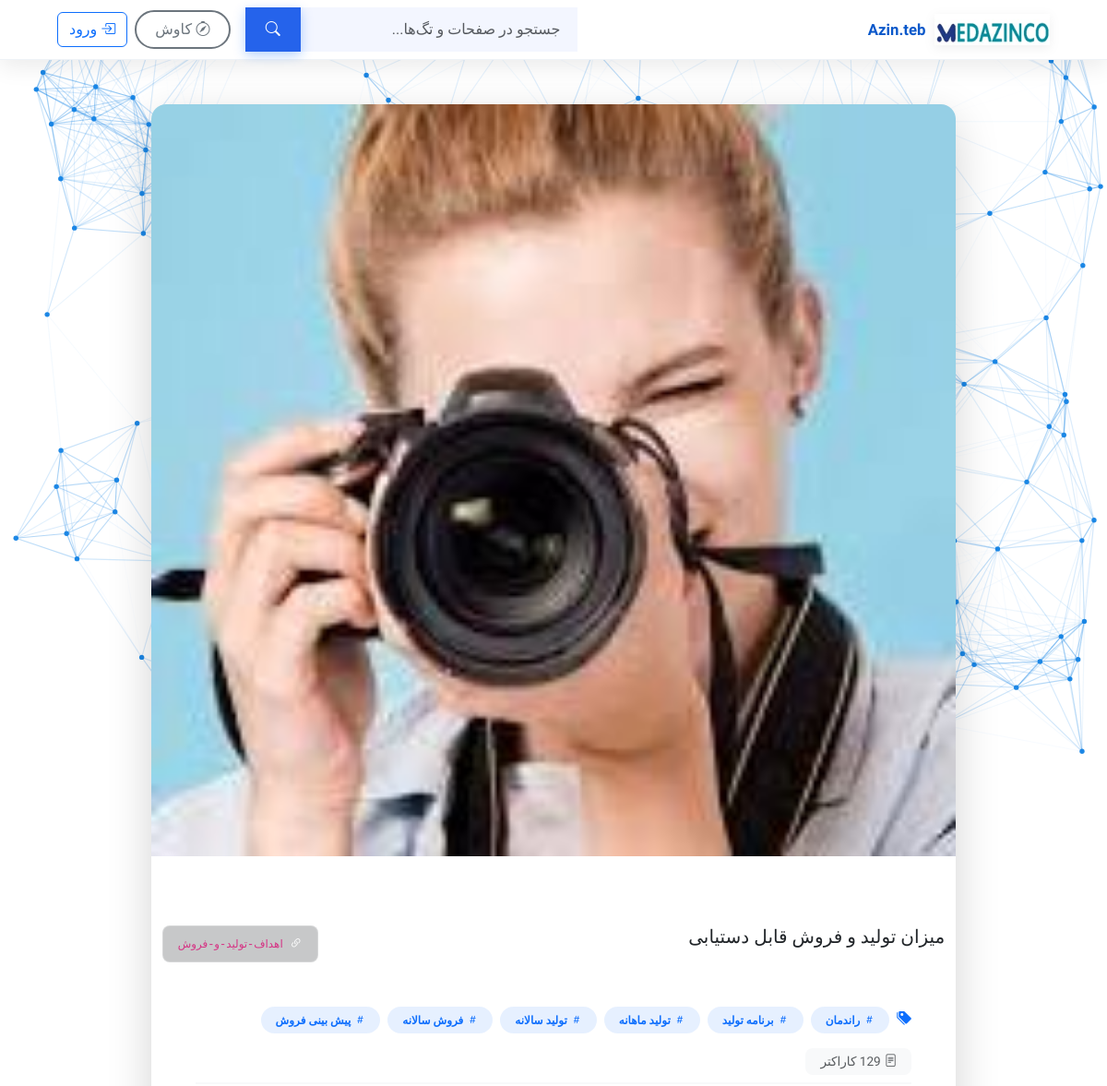
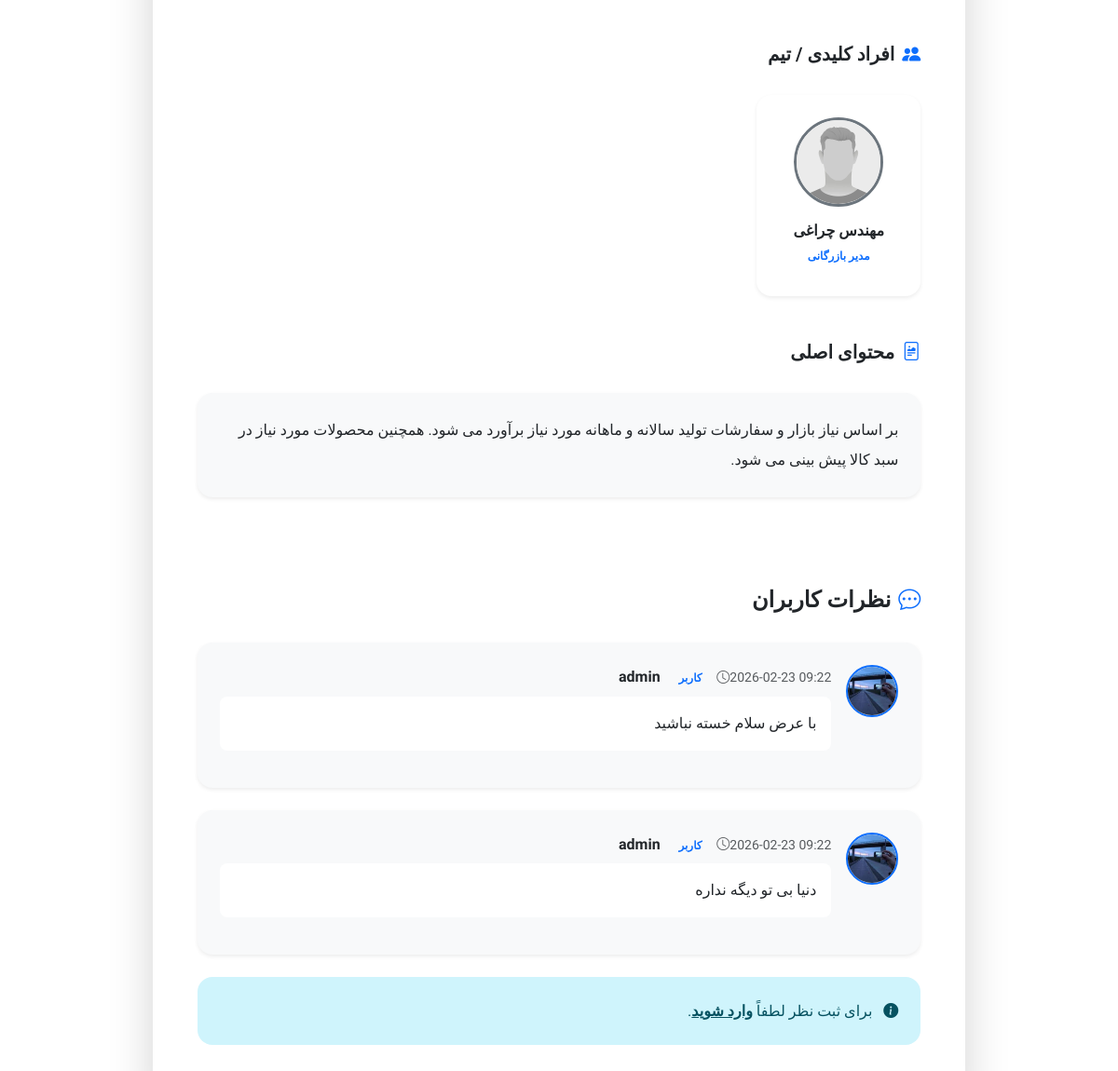
The page /page/اهداف-تولید-و-فروش on the database its author committed (2 pictures, top to bottom).
### app/models.py (models this page shows, shortened)
class Page(db.Model):
    __tablename__ = 'page'
    id = db.Column(db.Integer, primary_key=True)
    slug = db.Column(db.String(255), unique=True, nullable=False, index=True)
    title = db.Column(db.String(255))
    subtitle = db.Column(db.String(512))
    excerpt = db.Column(db.Text)
    tags = db.Column(db.String(1000))          # comma-separated or JSON
    feature_image = db.Column(db.String(255))
    gallery = db.Column(db.Text)               # JSON list of filenames
    videos = db.Column(db.Text)                # JSON list of filenames
    personnel = db.Column(db.Text)             # JSON list of dicts
    content = db.Column(db.Text)               # محتوای اصلی (Markdown/HTML)
    created_at = db.Column(db.DateTime, default=datetime.utcnow)
    updated_at = db.Column(db.DateTime, default=datetime.utcnow, onupdate=datetime.utcnow)
    user_id = db.Column(db.Integer, db.ForeignKey('user.id'), nullable=True)
    user = db.relationship('User', backref='pages')
    def get_gallery(self) -> List[str]:
        if not self.gallery:
            return []
        try:
            return json.loads(self.gallery)
        except (json.JSONDecodeError, TypeError, ValueError):
            return []
    def get_videos(self) -> List[str]:
        if not self.videos:
            return []
        try:
            return json.loads(self.videos)
        except (json.JSONDecodeError, TypeError, ValueError):
            return []
    def get_personnel(self) -> List[Dict[str, Any]]:
        if not self.personnel:
            return []
        try:
            data = json.loads(self.personnel)
            if isinstance(data, list):
                return [
                    item if isinstance(item, dict) else {}
                    for item in data
                ]
            return []
        except (json.JSONDecodeError, TypeError, ValueError):
            return []

class Comment(db.Model):
    __tablename__ = 'comment'
    id = db.Column(db.Integer, primary_key=True)
    page = db.Column(db.String(300), nullable=False, index=True)
    user_id = db.Column(db.Integer, ForeignKey('user.id'), nullable=False)
    parent_id = db.Column(db.Integer, ForeignKey('comment.id'), nullable=True)
    content = db.Column(db.Text, nullable=False)
    created_at = db.Column(db.DateTime, default=datetime.utcnow)
    edited_at = db.Column(db.DateTime, nullable=True)
    deleted = db.Column(db.Boolean, default=False)
    deleted_at = db.Column(db.DateTime, nullable=True)
    user = relationship('User', back_populates='comments')
    children = relationship('Comment', backref=backref('parent', remote_side=[id]), cascade='all, delete-orphan')

class User(db.Model, UserMixin):
    __tablename__ = 'user'
    id = db.Column(db.Integer, primary_key=True)
    username = db.Column(db.String(150), unique=True, nullable=False)
    email = db.Column(db.String(150), unique=True, nullable=False)
    password = db.Column(db.String(200), nullable=False)
    full_name = db.Column(db.String(150))
    bio = db.Column(db.Text)
    role = db.Column(db.String(50), default='user')
    avatar = db.Column(db.String(200), default='default_avatar.png')
    created_at = db.Column(db.DateTime, default=datetime.utcnow)
    comments = relationship('Comment', back_populates='user', cascade='all, delete-orphan')

### app/blueprints/wiki/routes.py (the view)
@wiki_bp.route('/page/<path:page_name>', methods=['GET'], endpoint='view_page')
def view_page(page_name: str):
    page = Page.query.filter_by(slug=page_name).first()
    if not page:
        flash('صفحه یافت نشد', 'danger')
        return redirect(url_for('wiki.index'))
    gallery = page.get_gallery() or []
    videos = page.get_videos() or []
    personnel = page.get_personnel() or []
    feature_image_url = url_for('wiki.uploaded_file', filename=page.feature_image) if page.feature_image else None
    root_comments = []
    if Comment is not None:
        try:
            comments = Comment.query.filter_by(
                page=page_name,
                deleted=False
            ).order_by(Comment.created_at.asc()).all()
            for c in comments:
                _ = c.user
            children_map = {}
            for c in comments:
                if c.parent_id not in children_map:
                    children_map[c.parent_id] = []
                children_map[c.parent_id].append(c)
            root_comments = children_map.get(None, [])
            for c in comments:
                c.children = children_map.get(c.id, [])
        except Exception:
            current_app.logger.exception("خطا در دریافت کامنت‌ها برای صفحه %s", page_name)
            root_comments = []
    return render_template(
        'page.html',
        page=page,
        page_name=page_name,
        title=page.title,
        subtitle=page.subtitle,
        content=page.content,
        tags=page.tags.split(',') if page.tags else [],
        feature_image=page.feature_image,  # اضافه شد
        feature_image_url=feature_image_url,
        gallery=gallery,
        videos=videos,
        personnel=personnel,
        excerpt=page.excerpt,
        root_comments=root_comments
    )

### app/templates/page.html (shortened to what this page needs)
{% extends "base.html" %}
{% block content %}
<div class="container py-5">
  <div class="row">
    <div class="col-xl-10 mx-auto">
      <article class="card border-0 rounded-4 overflow-hidden shadow-lg" data-aos="fade-up">
        {% if feature_image %}
        <div class="position-relative hero-wrapper" data-aos="fade-down">
          <img src="{{ feature_image_url }}" alt="{{ title or page_name }}" class="w-100 hero-img" loading="lazy">
          <div class="hero-content container">
            <div class="row align-items-end">
              <div class="col-md-9">
                <h1 class="display-4 fw-bold text-white mb-2 animate__animated animate__fadeInUp">{{ title or page_name }}</h1>
                {% if subtitle %}
                  <p class="h5 text-white-75 mb-3 animate__animated animate__fadeInUp animate__delay-1s">{{ subtitle }}</p>
                {% endif %}
              </div>
              <div class="col-md-3 text-md-end mt-4 mt-md-0">
                <div class="d-inline-block bg-dark bg-opacity-25 backdrop-blur px-3 py-2 rounded-3 small text-white border border-white border-opacity-25">
                  <i class="bi bi-link-45deg me-1"></i> <code>{{ page_name }}</code>
                </div>
              </div>
            </div>
          </div>
        </div>
        {% endif %}
        <div class="card-body p-4 p-lg-5">
          <div class="d-flex flex-wrap justify-content-between align-items-center gap-3 mb-5 pb-2 border-bottom border-2 border-light">
            <div class="d-flex align-items-center gap-2 flex-wrap">
              {% set effective_tags = tags or (page_meta.tags.split(',')|map('trim')|list if page_meta and page_meta.tags else []) %}
              {% if effective_tags %}
                <div class="d-flex flex-wrap gap-2">
                  <i class="bi bi-tags-fill text-primary"></i>
                  {% for t in effective_tags %}
                    <a href="{{ url_for('wiki.discover', tag=t) }}" class="badge rounded-pill bg-primary bg-opacity-10 text-primary px-3 py-2 text-decoration-none hover-scale">
                      <i class="bi bi-hash me-1"></i>{{ t }}
                    </a>
                  {% endfor %}
                </div>
              {% endif %}
            </div>
            <div class="d-flex gap-3 small text-muted align-items-center">
              <div class="bg-light px-3 py-1 rounded-3"><i class="bi bi-file-text me-1"></i>{{ content|striptags|length }} کاراکتر</div>
            </div>
          </div>
          {% if personnel and personnel|length > 0 %}
          <section class="mb-5" data-aos="fade-up">
            <h5 class="mb-4 fw-bold text-dark section-title position-relative pb-2"><i class="bi bi-people-fill me-2 text-primary"></i>افراد کلیدی / تیم</h5>
            <div class="row g-4">
              {% for p in personnel %}
              <div class="col-sm-6 col-lg-4 col-xl-3" data-aos="zoom-in" data-aos-delay="{{ loop.index * 50 }}">
                <div class="card h-100 border-0 shadow-sm hover-lift rounded-4 overflow-hidden">
                  <div class="card-body text-center p-4">
                    <div class="position-relative mb-3">
                      <div class="avatar-wrapper mx-auto">
                        {% if p.avatar %}
                          <img src="{{ url_for('wiki.uploaded_file', filename=p.avatar) }}" alt="{{ p.name or 'عضو تیم' }}" class="rounded-circle border border-3 border-primary object-fit-cover" width="96" height="96">
                        {% else %}
                          <img src="{{ url_for('static', filename='images/avatar.png') }}" alt="default" class="rounded-circle border border-3 border-secondary object-fit-cover" width="96" height="96">
                        {% endif %}
                        <span class="status-dot bg-success position-absolute bottom-0 end-0 rounded-circle border border-2 border-white"></span>
                      </div>
                    </div>
                    <h6 class="fw-bold mb-1">{{ p.name or p.username or '—' }}</h6>
                    {% if p.role %}<span class="badge bg-primary-soft text-primary mb-2">{{ p.role }}</span>{% endif %}
                  </div>
                </div>
              </div>
              {% endfor %}
            </div>
          </section>
          {% endif %}
          <section class="content-body mb-5 lh-lg" data-aos="fade-up">
            <h5 class="mb-4 fw-bold text-dark section-title position-relative pb-2"><i class="bi bi-file-richtext me-2 text-primary"></i>محتوای اصلی</h5>
            <div class="card border-0 bg-light p-4 rounded-4 shadow-sm">
              {{ content | safe }}
            </div>
          </section>
          <section id="comments" class="mt-5" data-aos="fade-up">
            <h4 class="mb-4 fw-bold text-dark section-title position-relative pb-2"><i class="bi bi-chat-dots me-2 text-primary"></i>نظرات کاربران</h4>
            <div id="comments-list" class="mb-4">
  {% if root_comments %}
    {% for c in root_comments %}
      {% if not c.deleted %}
        <div class="comment mb-4 p-4 border-0 bg-light rounded-4 shadow-sm hover-shadow" id="comment-{{ c.id }}" data-aos="fade-up" data-aos-delay="{{ loop.index * 30 }}">
          <div class="d-flex align-items-start gap-3">
            <img src="{% if c.user.avatar %}{{ url_for('wiki.uploaded_file', filename=c.user.avatar) }}{% else %}{{ url_for('static', filename='images/avatar.png') }}{% endif %}"
                 alt="{{ c.user.username }}"
                 class="rounded-circle border border-2 border-primary object-fit-cover"
                 width="56" height="56"
                 onerror="this.onerror=null; this.src='{{ url_for('static', filename='images/avatar.png') }}'">
            <div class="flex-grow-1">
              <div class="d-flex flex-wrap justify-content-between align-items-center mb-2">
                <div>
                  <strong class="text-dark fs-6">{{ c.user.username }}</strong>
                  <span class="badge bg-primary-soft text-primary me-2">کاربر</span>
                  <small class="text-muted"><i class="bi bi-clock me-1"></i>{{ c.created_at.strftime('%Y-%m-%d %H:%M') }}</small>
                </div>
              </div>
              <div class="comment-body mb-3 p-3 bg-white rounded-3">{{ c.content | safe | replace('\n', '<br>') }}</div>
            </div>
          </div>
        </div>
      {% endif %}
    {% endfor %}
  {% else %}
    <div class="alert alert-light border text-center py-5 rounded-4">
      <i class="bi bi-chat-dots display-1 text-muted mb-3"></i>
      <p class="h5 text-muted">هنوز نظری ثبت نشده است. اولین نظر را شما بنویسید!</p>
    </div>
  {% endif %}
</div>
            {% if current_user.is_authenticated %}
            <div class="card border-0 shadow-sm rounded-4 p-4 bg-gradient-light">
              <form id="comment-form" action="{{ url_for('wiki.add_comment', page_name=page_name) }}" method="post">
                <textarea name="content" id="comment-content" class="form-control border-0 bg-white rounded-3 p-3 mb-3 shadow-sm" rows="4" placeholder="نظر خود را اینجا بنویسید..." required></textarea>
                <input type="hidden" name="parent_id" id="comment-parent-id" value="">
                <div class="d-flex gap-2">
                  <button type="submit" id="comment-submit" class="btn btn-primary rounded-pill px-5 hover-scale">
                    <i class="bi bi-send me-2"></i> ارسال نظر
                  </button>
                  <button type="button" id="comment-cancel" class="btn btn-outline-secondary rounded-pill px-4 hover-scale" style="display:none;">
                    <i class="bi bi-x-lg me-2"></i> انصراف
                  </button>
                </div>
              </form>
            </div>
            {% else %}
              <div class="alert alert-info border-0 rounded-4 p-4">
                <i class="bi bi-info-circle-fill me-2"></i>
                برای ثبت نظر لطفاً <a href="{{ url_for('auth.login') }}" class="alert-link fw-bold">وارد شوید</a>.
              </div>
            {% endif %}
          </section>
        </div>
      </article>
    </div>
  </div>
</div>
{% endblock %}

### rows shown on the page
Page: subtitle "میزان تولید و فروش قابل دستیابی", content "بر اساس نیاز بازار و سفارشات تولید سالانه و ماهانه مورد نیاز برآورد می شود. همچنین محصولات مورد نیاز در سبد کالا پیش بینی می شود."
Comment: avatar (picture), user.username "admin", created_at "2026-02-23 09:22", content "با عرض سلام خسته نباشید"
Comment: avatar (picture), user.username "admin", created_at "2026-02-23 09:22", content "دنیا بی تو دیگه نداره"

### other values the page prints
{{ page_name }} "اهداف-تولید-و-فروش"
{{ t }} "راندمان" "برنامه تولید" "تولید ماهانه" "تولید سالانه" "فروش سالانه" "پیش بینی فروش"
{{ content|striptags|length }} "129"
{{ p.name or p.username or '—' }} "مهندس چراغی"
{{ p.role }} "مدیر بازرگانی"
